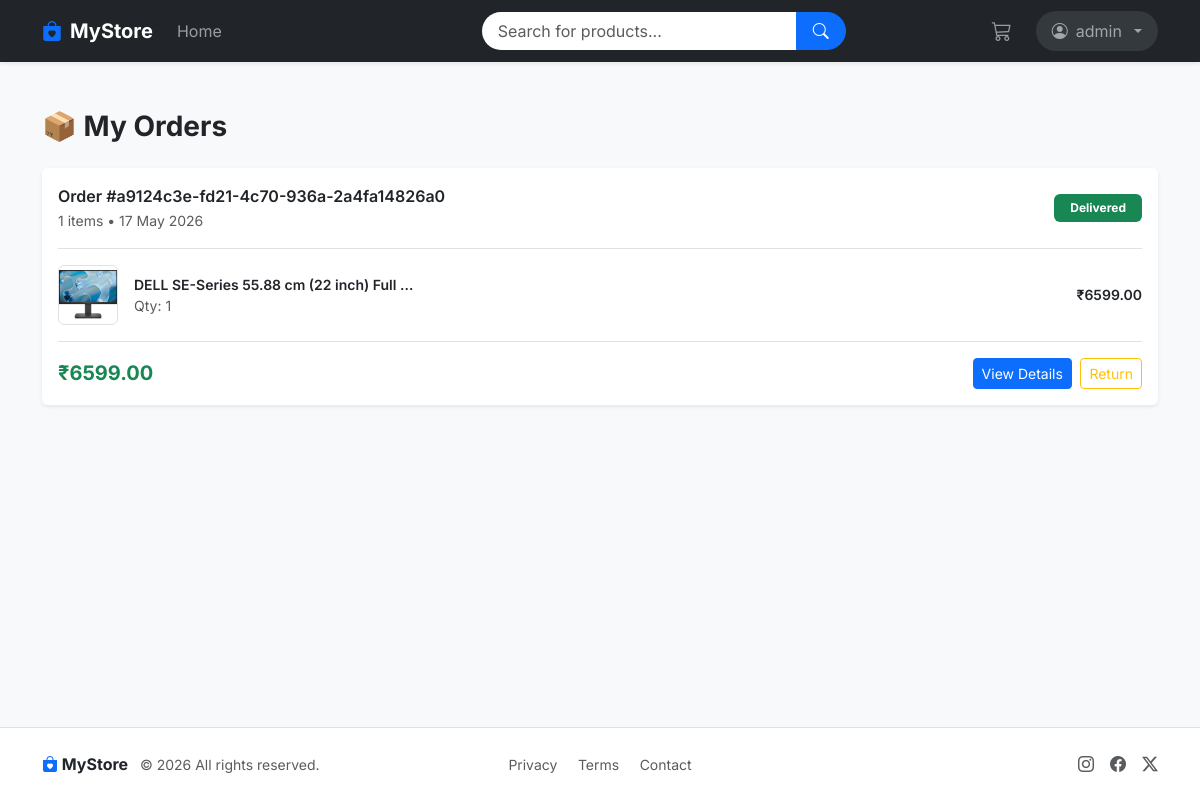
Screenshot of /orders/ (signed in) with the database file from the repository.
### orders/models.py (models this page shows, shortened)
class Order(models.Model):
    STATUS_CHOICES = (
        ('PLACED', 'Placed'),
        ('SHIPPED', 'Shipped'),
        ('DELIVERED', 'Delivered'),
        ('CANCELLED', 'Cancelled'),
        ('RETURN_REQUESTED', 'Return Requested'),
        ('REPLACEMENT_REQUESTED', 'Replacement Requested'),
        ('PICKUP_SCHEDULED', 'Pickup Scheduled'),
        ('PICKED_UP', 'Picked Up'),
    )
    id = models.UUIDField(primary_key=True, default=uuid.uuid4, editable=False)
    user = models.ForeignKey(User, on_delete=models.CASCADE, null=True, blank=True)
    address = models.ForeignKey(
        'accounts.Address',
        on_delete=models.SET_NULL,
        null=True,
        blank=True,
        related_name='orders',
    )
    items_total = models.DecimalField(max_digits=10, decimal_places=2, default=0)
    delivery_fee = models.DecimalField(max_digits=10, decimal_places=2, default=0)
    discount = models.DecimalField(max_digits=10, decimal_places=2, default=0)
    total_amount = models.DecimalField(max_digits=10, decimal_places=2, default=0)
    status = models.CharField(max_length=50, choices=STATUS_CHOICES, default='PLACED')
    delivered_at = models.DateTimeField(null=True, blank=True)
    pickup_date = models.DateField(null=True, blank=True)
    created_at = models.DateTimeField(auto_now_add=True)

class OrderItem(models.Model):
    id = models.UUIDField(primary_key=True, default=uuid.uuid4, editable=False)
    order = models.ForeignKey(
        'orders.Order',
        on_delete=models.CASCADE,
        related_name='items'
    )
    product = models.ForeignKey(
        'products.Product',
        on_delete=models.CASCADE,
        related_name='order_items',
    )
    product_name = models.CharField(max_length=255, default="")
    price = models.DecimalField(max_digits=10, decimal_places=2)  # freeze price
    product_image = models.CharField(max_length=500, blank=True, null=True)
    quantity = models.PositiveIntegerField()

### products/models.py (models this page shows, shortened)
class Product(models.Model):
    id = models.UUIDField(primary_key=True, default=uuid.uuid4, editable=False)
    name = models.CharField(max_length=200)
    description = models.TextField(blank=True)
    price = models.DecimalField(max_digits=10, decimal_places=2)
    main_image = models.ImageField(upload_to='products/', null=True, blank=True)
    stock = models.PositiveIntegerField(default=0)
    is_active = models.BooleanField(default=True)
    created_at = models.DateTimeField(auto_now_add=True)
    updated_at = models.DateTimeField(auto_now=True)
    @property
    def display_image(self):
        if self.main_image:
            return self.main_image.url
        first_image = self.images.first()
        if first_image:
            return first_image.image.url
        return ""

### orders/views.py (the view)
# urls.py: path('', OrderHistoryView.as_view(), name='order-history'),
class OrderHistoryView(LoginRequiredMixin, View):
    login_url = 'login'
    def get(self, request):
        orders = Order.objects.filter(user=request.user).order_by('-created_at')
        return render(request, 'orders/order_history.html', {'orders': orders})

### products/context_processors.py (called while the page is built)
def cart_count(request):
    total_items = 0
    if request.user.is_authenticated and hasattr(request.user, 'cart'):
        total_items = sum(item.quantity for item in request.user.cart.items.all())
    return {'cart_count': total_items}

### templates/orders/order_history.html (shortened to what this page needs)
{% extends "base/base.html" %}
{% block content %}
<div class="container mt-5">
    <h3 class="fw-bold mb-4">📦 My Orders</h3>
    {% if orders %}
        {% for order in orders %}
        <div class="card shadow-sm border-0 mb-3 order-card">
            <div class="card-body">
                <div class="d-flex justify-content-between align-items-center flex-wrap mb-3">
                    <div>
                        <div class="fw-semibold">
                            Order #{{ order.id }}
                        </div>
                        <small class="text-muted">
                            {{ order.items.count }} items • {{ order.created_at|date:"d M Y" }}
                        </small>
                    </div>
                    <span class="badge px-3 py-2
                        {% if order.status == 'PLACED' %} bg-warning text-dark
                        {% elif order.status == 'SHIPPED' %} bg-primary
                        {% elif order.status == 'DELIVERED' %} bg-success
                        {% elif order.status == 'CANCELLED' %} bg-danger
                        {% elif order.status == 'RETURN_REQUESTED' %} bg-warning text-dark
                        {% elif order.status == 'REPLACEMENT_REQUESTED' %} bg-info
                        {% elif order.status == 'PICKUP_SCHEDULED' %} bg-secondary
                        {% elif order.status == 'PICKED_UP' %} bg-dark
                        {% endif %}
                    ">
                        {{ order.get_status_display }}
                    </span>
                </div>
                <div class="border-top pt-3">
                    {% for item in order.items.all|slice:":2" %}
                    <div class="d-flex align-items-center mb-2">
                        <div style="width:60px;height:60px;">
                            <img src="{{ item.product.display_image|default:item.product.main_image.url }}"
                                 class="img-fluid rounded border"
                                 style="width:100%; height:100%; object-fit:contain;">
                        </div>
                        <div class="ms-3 flex-grow-1">
                            <div class="fw-semibold small">
                                {{ item.product.name|truncatechars:40 }}
                            </div>
                            <div class="text-muted small">
                                Qty: {{ item.quantity }}
                            </div>
                        </div>
                        <div class="fw-semibold small">
                            ₹{{ item.price }}
                        </div>
                    </div>
                    {% endfor %}
                </div>
                <div class="d-flex justify-content-between align-items-center mt-3 border-top pt-3 flex-wrap">
                    <div class="fw-bold text-success fs-5">
                        ₹{{ order.total_amount|floatformat:2 }}
                    </div>
                    <div>
                        <a href="{% url 'order-detail' order.id %}"
                           class="btn btn-sm btn-primary me-1">
                            View Details
                        </a>
                        {% if order.status == 'DELIVERED' %}
                        <form method="POST" action="{% url 'return-order' order.id %}" class="d-inline">
                            <button class="btn btn-sm btn-outline-warning">
                                Return
                            </button>
                        </form>
                        {% endif %}
                    </div>
                </div>
            </div>
        </div>
        {% endfor %}
    {% else %}
        <div class="text-center py-5">
            <i class="bi bi-box fs-1 text-muted"></i>
            <h5 class="mt-3">No orders yet</h5>
        </div>
    {% endif %}
</div>
{% endblock %}

### templates/base/nav.html (shortened to what this page needs)
<nav class="navbar navbar-expand-lg navbar-dark bg-dark shadow-sm sticky-top">
    <div class="container">
        <a class="navbar-brand fw-bold d-flex align-items-center gap-2" href="{% url 'product-list' %}">
            <i class="bi bi-bag-heart-fill text-primary"></i> MyStore
        </a>
        <div class="collapse navbar-collapse" id="navbarNav">
            <ul class="navbar-nav me-auto">
                <li class="nav-item">
                    <a class="nav-link {% if request.path == '/' %}active fw-bold text-white{% endif %}" href="{% url 'product-list' %}">Home</a>
                </li>
            </ul>
            <form class="d-flex mx-auto col-lg-5 px-lg-4 my-2 my-lg-0" method="GET" action="{% url 'product-list' %}">
                <div class="input-group">
                    <input class="form-control border-0 rounded-start-pill ps-3"
                           type="search" name="q" placeholder="Search for products..."
                           value="{{ request.GET.q }}">
                    <button class="btn btn-primary rounded-end-pill px-3" type="submit">
                        <i class="bi bi-search"></i>
                    </button>
                </div>
            </form>
            <ul class="navbar-nav align-items-center gap-2">
                <li class="nav-item me-2">
                    <a class="nav-link position-relative p-2" href="{% url 'cart' %}">
                        <i class="bi bi-cart3 fs-5"></i>
                    </a>
                </li>
                {% if request.user.is_authenticated %}
                <li class="nav-item dropdown">
                    <a class="nav-link dropdown-toggle d-flex align-items-center gap-2 bg-secondary bg-opacity-25 rounded-pill px-3"
                       href="#" role="button" data-bs-toggle="dropdown">
                        <i class="bi bi-person-circle"></i> {{ request.user.first_name|default:request.user.username }}
                    </a>
                </li>
                {% endif %}
            </ul>
        </div>
    </div>
</nav>

### templates/base/base.html (style rules this page uses)
body { font-family: 'Inter', sans-serif; background-color: #f8f9fa; }
.sticky-top { transition: 0.3s; }

### templates/orders/order_history.html (style rules this page uses)
.badge { font-size: 12px; }

### rows the page displays
Order: id "a9124c3e-fd21-4c70-936a-2a4fa14826a0", items.count "1", created_at "17 May 2026", status "Delivered", total_amount "6599.00", shows "Return"
OrderItem: product.display_image (picture), product.name "DELL SE-Series 55.88 cm (22 inch) Full …", quantity "1", price "6599.00"

### other values shown
{{ request.user.first_name|default:request.user.username }} "admin"
